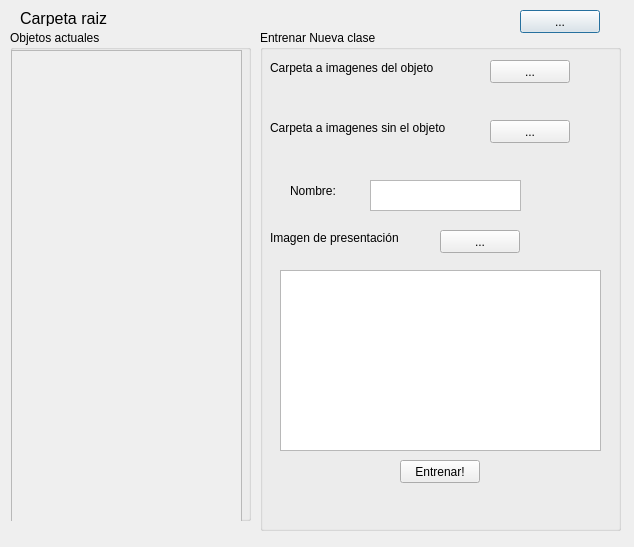
<?xml version="1.0" encoding="UTF-8"?>
<ui version="4.0">
 <class>ConfigurationWindow</class>
 <widget class="QDialog" name="ConfigurationWindow">
  <property name="geometry">
   <rect>
    <x>0</x>
    <y>0</y>
    <width>634</width>
    <height>547</height>
   </rect>
  </property>
  <property name="windowTitle">
   <string>Dialog</string>
  </property>
  <widget class="QLabel" name="label">
   <property name="geometry">
    <rect>
     <x>20</x>
     <y>10</y>
     <width>111</width>
     <height>16</height>
    </rect>
   </property>
   <property name="font">
    <font>
     <pointsize>12</pointsize>
    </font>
   </property>
   <property name="text">
    <string>Carpeta raiz</string>
   </property>
  </widget>
  <widget class="QLabel" name="rootFolderLabel">
   <property name="geometry">
    <rect>
     <x>140</x>
     <y>10</y>
     <width>341</width>
     <height>16</height>
    </rect>
   </property>
   <property name="text">
    <string/>
   </property>
  </widget>
  <widget class="QPushButton" name="selectRootFolder">
   <property name="geometry">
    <rect>
     <x>520</x>
     <y>10</y>
     <width>80</width>
     <height>23</height>
    </rect>
   </property>
   <property name="text">
    <string>...</string>
   </property>
  </widget>
  <widget class="QGroupBox" name="groupBox">
   <property name="geometry">
    <rect>
     <x>260</x>
     <y>30</y>
     <width>361</width>
     <height>501</height>
    </rect>
   </property>
   <property name="title">
    <string>Entrenar Nueva clase</string>
   </property>
   <widget class="QLabel" name="label_2">
    <property name="geometry">
     <rect>
      <x>10</x>
      <y>30</y>
      <width>201</width>
      <height>16</height>
     </rect>
    </property>
    <property name="text">
     <string>Carpeta a imagenes del objeto</string>
    </property>
   </widget>
   <widget class="QPushButton" name="selectPositivesFolder">
    <property name="geometry">
     <rect>
      <x>230</x>
      <y>30</y>
      <width>80</width>
      <height>23</height>
     </rect>
    </property>
    <property name="text">
     <string>...</string>
    </property>
   </widget>
   <widget class="QLabel" name="label_3">
    <property name="geometry">
     <rect>
      <x>10</x>
      <y>90</y>
      <width>201</width>
      <height>16</height>
     </rect>
    </property>
    <property name="text">
     <string>Carpeta a imagenes sin el objeto</string>
    </property>
   </widget>
   <widget class="QPushButton" name="selectNegativesFolder">
    <property name="geometry">
     <rect>
      <x>230</x>
      <y>90</y>
      <width>80</width>
      <height>23</height>
     </rect>
    </property>
    <property name="text">
     <string>...</string>
    </property>
   </widget>
   <widget class="QLabel" name="positivesFolderLabel">
    <property name="geometry">
     <rect>
      <x>10</x>
      <y>60</y>
      <width>341</width>
      <height>16</height>
     </rect>
    </property>
    <property name="text">
     <string/>
    </property>
   </widget>
   <widget class="QLabel" name="negativesFolderLabel">
    <property name="geometry">
     <rect>
      <x>10</x>
      <y>120</y>
      <width>331</width>
      <height>20</height>
     </rect>
    </property>
    <property name="text">
     <string/>
    </property>
   </widget>
   <widget class="QLabel" name="label_4">
    <property name="geometry">
     <rect>
      <x>30</x>
      <y>150</y>
      <width>71</width>
      <height>21</height>
     </rect>
    </property>
    <property name="text">
     <string>Nombre:</string>
    </property>
   </widget>
   <widget class="QTextEdit" name="newObjName">
    <property name="geometry">
     <rect>
      <x>110</x>
      <y>150</y>
      <width>151</width>
      <height>31</height>
     </rect>
    </property>
   </widget>
   <widget class="QLabel" name="label_5">
    <property name="geometry">
     <rect>
      <x>10</x>
      <y>200</y>
      <width>201</width>
      <height>16</height>
     </rect>
    </property>
    <property name="text">
     <string>Imagen de presentación</string>
    </property>
   </widget>
   <widget class="QPushButton" name="selectPresentationImage">
    <property name="geometry">
     <rect>
      <x>180</x>
      <y>200</y>
      <width>80</width>
      <height>23</height>
     </rect>
    </property>
    <property name="text">
     <string>...</string>
    </property>
   </widget>
   <widget class="QGraphicsView" name="presentationImage">
    <property name="geometry">
     <rect>
      <x>20</x>
      <y>240</y>
      <width>321</width>
      <height>181</height>
     </rect>
    </property>
   </widget>
   <widget class="QPushButton" name="train">
    <property name="geometry">
     <rect>
      <x>140</x>
      <y>430</y>
      <width>80</width>
      <height>23</height>
     </rect>
    </property>
    <property name="text">
     <string>Entrenar!</string>
    </property>
   </widget>
   <widget class="QLabel" name="message">
    <property name="geometry">
     <rect>
      <x>20</x>
      <y>460</y>
      <width>321</width>
      <height>20</height>
     </rect>
    </property>
    <property name="text">
     <string/>
    </property>
   </widget>
  </widget>
  <widget class="QGroupBox" name="groupBox_2">
   <property name="geometry">
    <rect>
     <x>10</x>
     <y>30</y>
     <width>241</width>
     <height>491</height>
    </rect>
   </property>
   <property name="sizePolicy">
    <sizepolicy hsizetype="Preferred" vsizetype="Maximum">
     <horstretch>0</horstretch>
     <verstretch>0</verstretch>
    </sizepolicy>
   </property>
   <property name="title">
    <string>Objetos actuales</string>
   </property>
   <widget class="QScrollArea" name="scrollArea">
    <property name="geometry">
     <rect>
      <x>1</x>
      <y>20</y>
      <width>231</width>
      <height>481</height>
     </rect>
    </property>
    <property name="widgetResizable">
     <bool>true</bool>
    </property>
    <widget class="QWidget" name="scrollAreaWidgetContents">
     <property name="geometry">
      <rect>
       <x>0</x>
       <y>0</y>
       <width>229</width>
       <height>479</height>
      </rect>
     </property>
     <layout class="QVBoxLayout" name="verticalLayout">
      <item>
       <layout class="QVBoxLayout" name="classLayout">
        <property name="sizeConstraint">
         <enum>QLayout::SetMinimumSize</enum>
        </property>
       </layout>
      </item>
     </layout>
    </widget>
   </widget>
  </widget>
 </widget>
 <resources/>
 <connections/>
</ui>
